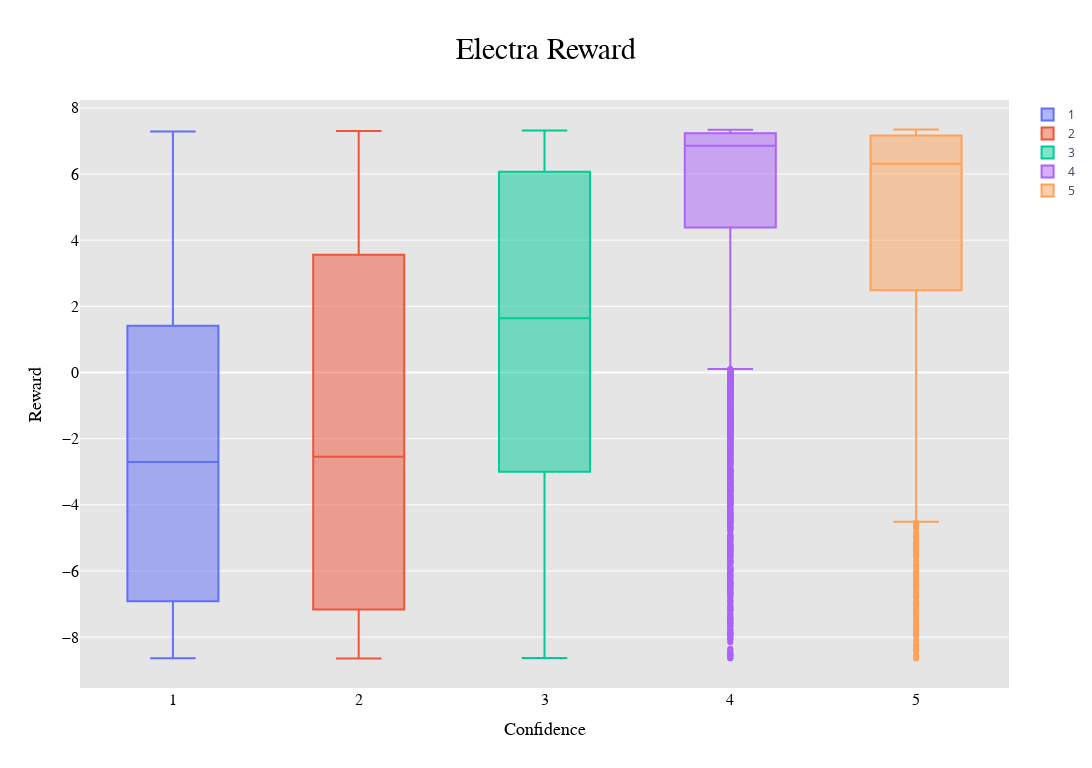

Write notebook code for a chart like this one.
### Code cell
# Create the box plots for each confidence level
box_1 = go.Box(y=rewards_1_electra, name="1")
box_2 = go.Box(y=rewards_2_electra, name="2")
box_3 = go.Box(y=rewards_3_electra, name="3")
box_4 = go.Box(y=rewards_4_electra, name="4")
box_5 = go.Box(y=rewards_5_electra, name="5")


# Create the layout for the plot
layout = go.Layout(
    title={
        'text': "Electra Reward",
        'y':0.95,
        'x':0.5,
        'xanchor': 'center',
        'yanchor': 'top'},
    title_font=dict(size=30, color='rgb(0, 0, 0)', family="Courier New, monospace"),  # black color
    xaxis=dict(
        title='Confidence', 
        titlefont=dict(size=18, color='rgb(0, 0, 0)', family="Courier New, monospace"),  # black color
        tickfont=dict(size=16, color='rgb(0, 0, 0)', family="Courier New, monospace")),  # black color
    yaxis=dict(
        title='Reward',
        titlefont=dict(size=18, color='rgb(0, 0, 0)', family="Courier New, monospace"),  # black color
        tickfont=dict(size=16, color='rgb(0, 0, 0)', family="Courier New, monospace")),  # black color  
    paper_bgcolor='rgb(255,255,255)',
    plot_bgcolor='rgb(229,229,229)',
    width=12*96,  # Width of the figure in pixels (12 inches * 96 ppi)
    height=8*96,  # Height of the figure in pixels (12 inches * 96 ppi)

)

#refize the plot to 12,12

# Create the figure and add the box plots to it
fig = go.Figure(data=[box_1, box_2, box_3, box_4, box_5], layout=layout)

# Show the figure
fig.show()

#save the figure
fig.write_image("./plots/electra_rewards_by_confidence.png")

### Figure 1 — Plotly figure (JSON) as saved in the notebook; plotly's stock layout.template omitted (floating-point values rounded to 4 significant figures; data arrays with more than 128 entries replaced by an {"elided": "..."} marker saying what was removed)
{"data": [{"name": "1", "type": "box", "y": {"elided": "312 float values"}}, {"name": "2", "type": "box", "y": {"elided": "404 float values"}}, {"name": "3", "type": "box", "y": {"elided": "958 float values"}}, {"name": "4", "type": "box", "y": {"elided": "8620 float values"}}, {"name": "5", "type": "box", "y": {"elided": "3266 float values"}}], "layout": {"height": 768, "paper_bgcolor": "rgb(255,255,255)", "plot_bgcolor": "rgb(229,229,229)", "title": {"font": {"color": "rgb(0, 0, 0)", "family": "Courier New, monospace", "size": 30}, "text": "Electra Reward", "x": 0.5, "xanchor": "center", "y": 0.95, "yanchor": "top"}, "width": 1152, "xaxis": {"tickfont": {"color": "rgb(0, 0, 0)", "family": "Courier New, monospace", "size": 16}, "title": {"font": {"color": "rgb(0, 0, 0)", "family": "Courier New, monospace", "size": 18}, "text": "Confidence"}}, "yaxis": {"tickfont": {"color": "rgb(0, 0, 0)", "family": "Courier New, monospace", "size": 16}, "title": {"font": {"color": "rgb(0, 0, 0)", "family": "Courier New, monospace", "size": 18}, "text": "Reward"}}}}
